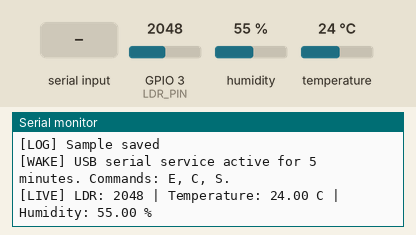
This program was run on a simulated ESP32-C3. On the bench: the last lines printed to the serial monitor. The test bench sets the inputs (shaded band); at power-on: humidity 55 %, GPIO 3 (LDR_PIN) = 2048, temperature 24 °C. Storage starts empty.

Above: at 3.3 s.
3.4 s: "E\n" received over Serial
At 4.0 s:
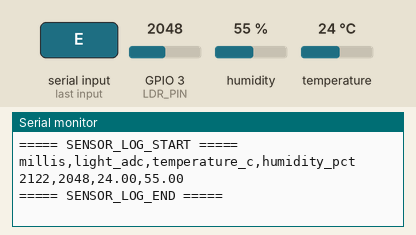
4.9 s: "C\n" received over Serial
At 5.08 s:
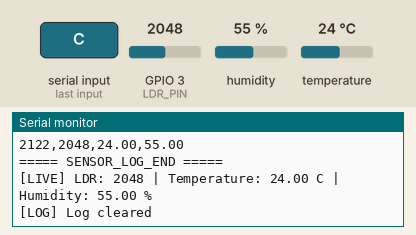
6.4 s: "S\n" received over Serial
At 6.8 s:
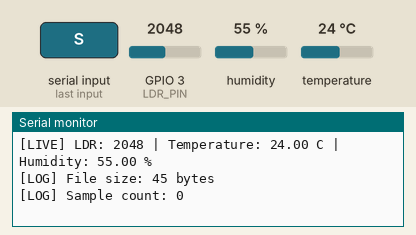
7.9 s: humidity set to 22 %
At 8.7 s:
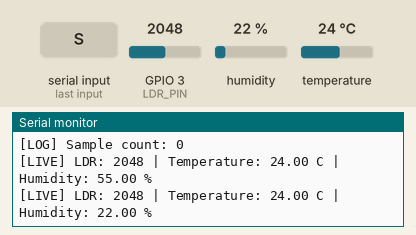
9.4 s: GPIO 3 (LDR_PIN) set to 2866
At 10.6 s:
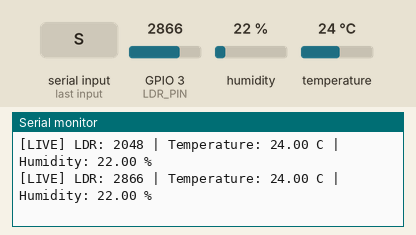
10.9 s: temperature set to 12 °C
At 11.5 s:
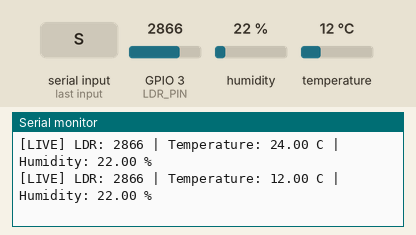

Measured:
- after the input at 3.4 s, the serial monitor: prints a new line at once (image 1)
- after the input at 4.9 s, the serial monitor: prints a new line at once (image 2)
- after the input at 6.4 s, the serial monitor: prints a new line at once (image 3)
- after the input at 7.9 s, the serial monitor: prints a new line after 0.26 s (image 4)
- after the input at 9.4 s, the serial monitor: prints a new line after 0.77 s (image 5)
- after the input at 10.9 s, the serial monitor: prints a new line after 0.27 s (image 6)

The program:

main.cpp
```cpp
#include <Wire.h>
#include <Adafruit_AHTX0.h>
#include <LittleFS.h>
#include <esp_sleep.h>

const int SDA_PIN = 8;
const int SCL_PIN = 9;
const int LDR_PIN = 3;
const int EXPORT_WAKE_PIN = 4;
const char *DATA_LOG_PATH = "/sensor_log.csv";
const unsigned long LOG_INTERVAL_MS = 300000;
const unsigned long MAINTENANCE_WINDOW_MS = 300000;
const unsigned long MAINTENANCE_WARNING_MS = 60000;
const unsigned long LIVE_DISPLAY_INTERVAL_MS = 1000;

Adafruit_AHTX0 aht;
bool ahtFound = false;
bool dataStorageReady = false;
bool maintenanceMode = false;
bool maintenanceWarningSent = false;
unsigned long lastMaintenanceActivity = 0;
unsigned long lastLiveDisplay = 0;

bool initDataStorage() {
  if (!LittleFS.begin(true)) {
    Serial.println("[LOG] LittleFS mount failed");
    return false;
  }
  if (!LittleFS.exists(DATA_LOG_PATH)) {
    File logFile = LittleFS.open(DATA_LOG_PATH, "w");
    if (!logFile) return false;
    logFile.println("millis,light_adc,temperature_c,humidity_pct");
    logFile.close();
  }
  Serial.println("[LOG] LittleFS ready. Commands: E=export, C=clear, S=status");
  return true;
}

void appendDataLog(int light, float temperature, float humidity) {
  if (!dataStorageReady) return;
  File logFile = LittleFS.open(DATA_LOG_PATH, "a");
  if (!logFile) {
    Serial.println("[LOG] Failed to open log file");
    return;
  }
  logFile.printf("%lu,%d,", millis(), light);
  if (!isnan(temperature)) logFile.print(temperature, 2);
  logFile.print(',');
  if (!isnan(humidity)) logFile.print(humidity, 2);
  logFile.println();
  logFile.close();
  Serial.println("[LOG] Sample saved");
}

void readAndLogSample() {
  int light = analogRead(LDR_PIN);
  float temperatureValue = NAN;
  float humidityValue = NAN;
  if (ahtFound) {
    sensors_event_t humidity, temperature;
    aht.getEvent(&humidity, &temperature);
    temperatureValue = temperature.temperature;
    humidityValue = humidity.relative_humidity;
  }

  Serial.print("LDR: ");
  Serial.print(light);
  if (ahtFound) {
    Serial.printf(" | Temperature: %.2f C | Humidity: %.2f %%", temperatureValue, humidityValue);
  }
  Serial.println();
  appendDataLog(light, temperatureValue, humidityValue);
}

void displayLiveValues() {
  int light = analogRead(LDR_PIN);
  Serial.print("[LIVE] LDR: ");
  Serial.print(light);
  if (ahtFound) {
    sensors_event_t humidity, temperature;
    aht.getEvent(&humidity, &temperature);
    Serial.printf(" | Temperature: %.2f C | Humidity: %.2f %%",
                  temperature.temperature, humidity.relative_humidity);
  } else {
    Serial.print(" | AHT10 unavailable");
  }
  Serial.println();
}

void enterDeepSleep() {
  Serial.println("[SLEEP] Timer set for 5 minutes. Touch GPIO4 to GND to open maintenance.");
  Serial.flush();
  pinMode(EXPORT_WAKE_PIN, INPUT_PULLUP);
  while (digitalRead(EXPORT_WAKE_PIN) == LOW) delay(25);

  esp_sleep_enable_timer_wakeup((uint64_t)LOG_INTERVAL_MS * 1000ULL);
  esp_err_t result = esp_deep_sleep_enable_gpio_wakeup(
    1ULL << EXPORT_WAKE_PIN, ESP_GPIO_WAKEUP_GPIO_LOW);
  if (result != ESP_OK) Serial.printf("[SLEEP] GPIO wake setup failed: %d\n", (int)result);
  Serial.flush();
  esp_deep_sleep_start();
}

void handleLogCommand(char command) {
  if (!dataStorageReady) {
    Serial.println("[LOG] Storage not ready");
    return;
  }
  if (command == 'E' || command == 'e') {
    File logFile = LittleFS.open(DATA_LOG_PATH, "r");
    if (!logFile) {
      Serial.println("[LOG] Failed to open log file");
      return;
    }
    Serial.println("===== SENSOR_LOG_START =====");
    while (logFile.available()) Serial.write(logFile.read());
    Serial.println("===== SENSOR_LOG_END =====");
    logFile.close();
  } else if (command == 'C' || command == 'c') {
    File logFile = LittleFS.open(DATA_LOG_PATH, "w");
    if (!logFile) {
      Serial.println("[LOG] Failed to clear log file");
      return;
    }
    logFile.println("millis,light_adc,temperature_c,humidity_pct");
    logFile.close();
    Serial.println("[LOG] Log cleared");
  } else if (command == 'S' || command == 's') {
    File logFile = LittleFS.open(DATA_LOG_PATH, "r");
    if (!logFile) {
      Serial.println("[LOG] Failed to read log status");
      return;
    }
    size_t fileSize = logFile.size();
    logFile.readStringUntil('\n');
    uint32_t sampleCount = 0;
    while (logFile.available()) {
      String line = logFile.readStringUntil('\n');
      line.trim();
      if (line.length() > 0) sampleCount++;
    }
    logFile.close();
    Serial.printf("[LOG] File size: %u bytes\n[LOG] Sample count: %lu\n",
                  (unsigned)fileSize, (unsigned long)sampleCount);
  }
}

void setup() {
  Serial.begin(115200);
  delay(2000);
  Serial.println("\nESP32-C3 deep-sleep logger");
  pinMode(EXPORT_WAKE_PIN, INPUT_PULLUP);
  esp_sleep_wakeup_cause_t wakeupCause = esp_sleep_get_wakeup_cause();
  Serial.print("[BOOT] Wakeup cause: ");
  switch (wakeupCause) {
    case ESP_SLEEP_WAKEUP_UNDEFINED: Serial.println("power-on or reset"); break;
    case ESP_SLEEP_WAKEUP_TIMER: Serial.println("deep-sleep timer"); break;
    case ESP_SLEEP_WAKEUP_GPIO: Serial.println("GPIO trigger"); break;
    default: Serial.printf("other (%d)\n", (int)wakeupCause); break;
  }

  Wire.begin(SDA_PIN, SCL_PIN);
  for (int attempt = 1; attempt <= 5 && !ahtFound; attempt++) {
    Serial.printf("[AHT] Detect attempt %d/5\n", attempt);
    ahtFound = aht.begin();
    if (!ahtFound && attempt < 5) delay(1000);
  }
  Serial.println(ahtFound ? "[AHT] Sensor found" : "[AHT] Sensor not found after retries");

  dataStorageReady = initDataStorage();
  readAndLogSample();
  if (wakeupCause == ESP_SLEEP_WAKEUP_TIMER) enterDeepSleep();

  maintenanceMode = true;
  lastMaintenanceActivity = millis();
  lastLiveDisplay = lastMaintenanceActivity;
  Serial.println("[WAKE] USB serial service active for 5 minutes. Commands: E, C, S.");
}

void loop() {
  if (!maintenanceMode) enterDeepSleep();
  while (Serial.available() > 0) {
    char command = (char)Serial.read();
    if (command == '\n' || command == '\r' || command == ' ') continue;
    lastMaintenanceActivity = millis();
    maintenanceWarningSent = false;
    handleLogCommand(command);
  }

  unsigned long now = millis();
  if (now - lastLiveDisplay >= LIVE_DISPLAY_INTERVAL_MS) {
    lastLiveDisplay = now;
    displayLiveValues();
  }
  unsigned long elapsed = now - lastMaintenanceActivity;
  if (!maintenanceWarningSent && elapsed >= MAINTENANCE_WINDOW_MS - MAINTENANCE_WARNING_MS) {
    Serial.println("[WAKE] Maintenance ends in 1 minute. Send a command to keep it awake.");
    maintenanceWarningSent = true;
  }
  if (elapsed >= MAINTENANCE_WINDOW_MS) {
    maintenanceMode = false;
    enterDeepSleep();
  }
  delay(10);
}
```
